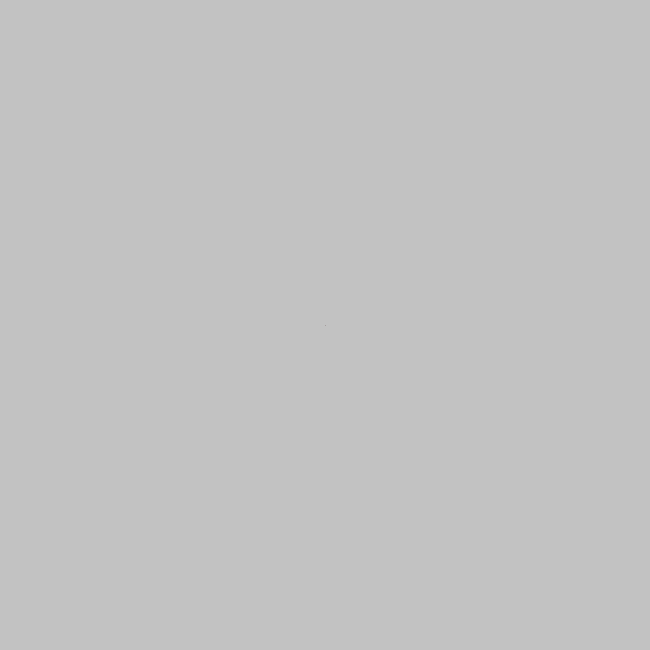
Frame 1 (no input)
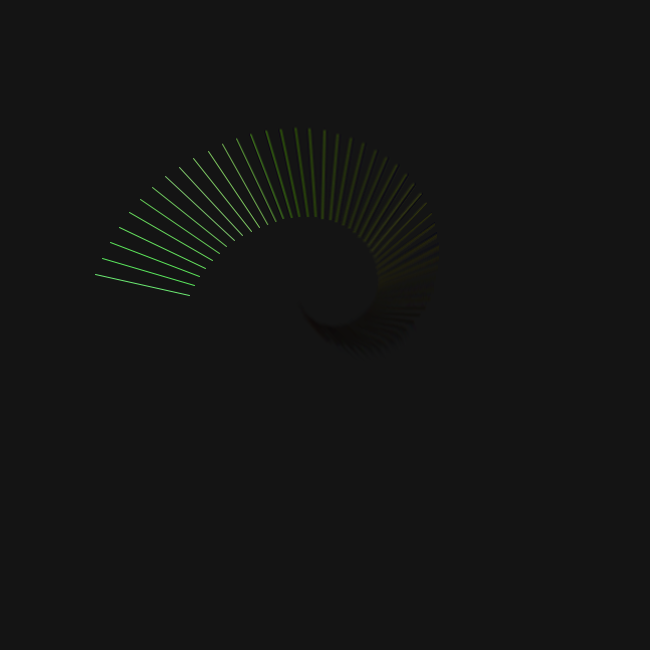
Frame 60 (the mouse pressed at the canvas centre just before this capture)
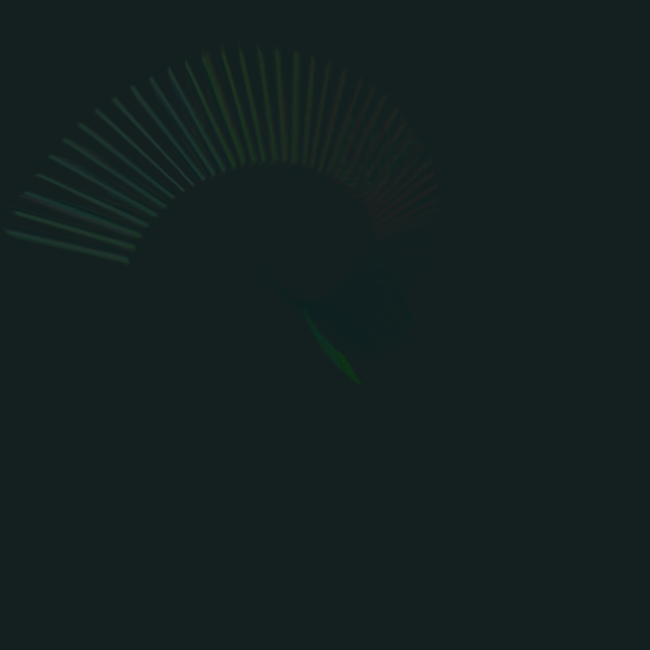
Frame 120 (the mouse held since frame 60 and released just before this capture)

The Processing sketch that drew these frames (run headless with seeded random() and noise(); from frame 60 on, the mouse is pressed at the canvas centre):

// Processing sketch: sincosine
// ── sincosine.pde
// mouse click = restart
// press any key = save image

float a = 0;
float b = 0;
float co = 0;
float da = 0;
float db = 0;
float dco = 0;
float k1 = 1;
float k2 = 1;
float w2 = 1;
float h2 = 1;
color bg;
int erasing = 30;

void reset() {
  a = 0;
  b = 0;
  bg = color(random(1), random(1), random(float(mouseX)/width));
  erasing = 50;
  da = random(0.002, 0.08);
  db = da / float(int(random(1, 5)));
  dco = da * db;
  k1 = int(random(2, 9));
  k2 = int(random(2, 9));
  noiseSeed(frameCount);
}

float stretch(float y, float expo) {
  if (y < 0.5) {
    y = pow(y*2, expo) / 2;
  } else {
    y = 1 - y;
    y = 1 - pow(y*2, expo) / 2;
  }
  return y;
}
void set_stroke(float n) {
  float sat = stretch(noise(n * 10, 10), 3);
  float bri = stretch(noise(n * 10, 15), 3);
  stroke(n % 1, sat, bri, 1 - float(mouseY) / height);
}

void setup() {
  size(650, 650);
  w2 = width / 2;
  h2 = height / 2;
  colorMode(HSB, 1);
  smooth();
  strokeWeight(1);
  reset();
}
void draw() {
  if (erasing > 0) {
    fill(bg, 0.05);
    rect(0, 0, width, height);
    copy(2, 2, width-3, height-3, 0, 0, width, height);
    erasing--;
  }
  set_stroke(co);

  float x0 = w2 + sin(a)*sin(b/k1)*w2*0.8;
  float y0 = h2 + cos(a)*sin(b/k1)*h2*0.8;

  float x1 = w2 + sin(b)*sin(a/k2)*w2*0.8;
  float y1 = h2 + cos(b)*sin(a/k2)*h2*0.8;

  line(x0, y0, x1, y1);

  a = a + da;
  b = b + db;
  co = co + dco;
}
void mousePressed() {
  reset();
}
void keyPressed() {
  if (key == 's') {
    save(year() + "-" + month() + "-" + day() + "-" + hour() + "-" + minute() + "-" + second() + ".png");
  }
}
